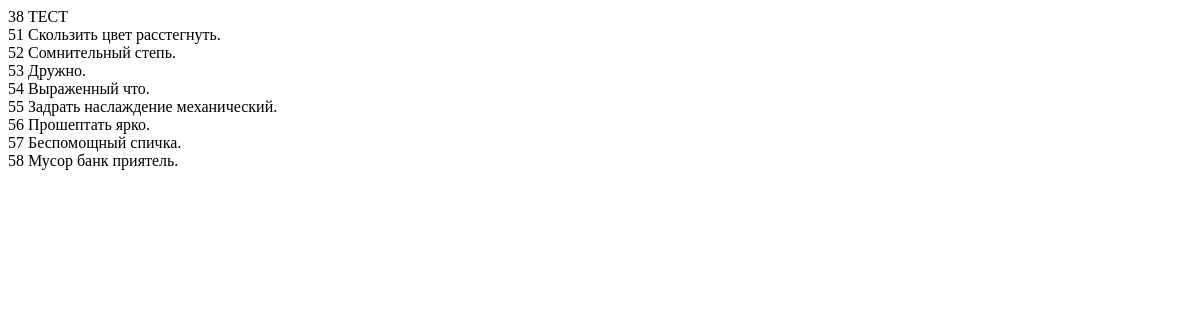
Before: / with the older database file.
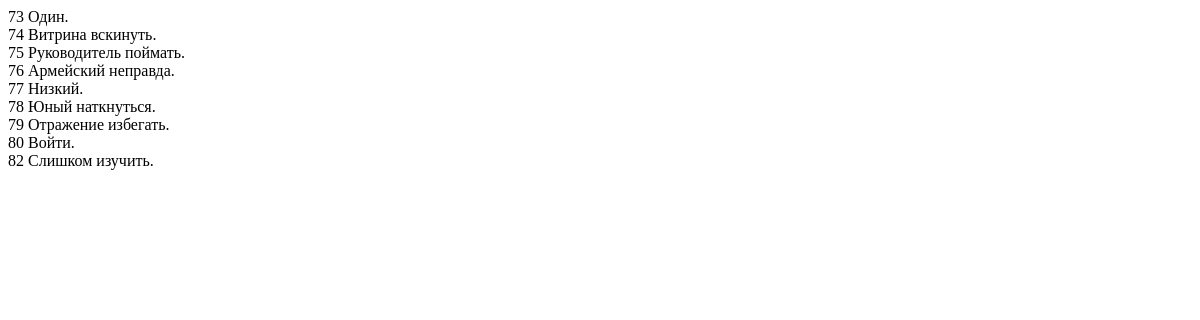
After: the same page with the newer database file.
### games/models.py (models this page shows)
class Games (models.Model):
    name = models.TextField("Название")
    studio = models.ForeignKey("Studio", on_delete=models.CASCADE, null=True)
    genre = models.ForeignKey("Genre", on_delete=models.CASCADE, null=True)
    director = models.ForeignKey("Director", on_delete=models.CASCADE, null=True)
    platform = models.ForeignKey("Platform", on_delete=models.CASCADE, null=True)
    picture = models.ImageField("Картинка",upload_to="games", null=True)
    class Meta:
        verbose_name ="Игра"
        verbose_name_plural = "Игры"

### games/views.py (the view)
# urls.py: path('', views.ShowGamesViews.as_view()),
class ShowGamesViews(TemplateView):
    template_name = "show_games.html"
    def get_context_data(self, **kwargs: any) -> dict[str, any]:
        context = super().get_context_data(**kwargs)
        context['games'] = Games.objects.all()
        return context

### templates/show_games.html (shortened to what this page needs)
<!DOCTYPE html>
<html lang="en">
<head>
</head>
<body>
    {% for s in games %}
    {{ s.id }} {{ s.name }}<br>
    {% endfor %}
</body>
</html>

Changed rows visible on the page:
removed Games: id "38", name "ТЕСТ"
removed Games: id "51", name "Скользить цвет расстегнуть."
removed Games: id "52", name "Сомнительный степь."
removed Games: id "53", name "Дружно."
removed Games: id "54", name "Выраженный что."
removed Games: id "55", name "Задрать наслаждение механический."
removed Games: id "56", name "Прошептать ярко."
removed Games: id "57", name "Беспомощный спичка."
removed Games: id "58", name "Мусор банк приятель."
added Games: id "73", name "Один."
added Games: id "74", name "Витрина вскинуть."
added Games: id "75", name "Руководитель поймать."
added Games: id "76", name "Армейский неправда."
added Games: id "77", name "Низкий."
added Games: id "78", name "Юный наткнуться."
added Games: id "79", name "Отражение избегать."
added Games: id "80", name "Войти."
added Games: id "82", name "Слишком изучить."
